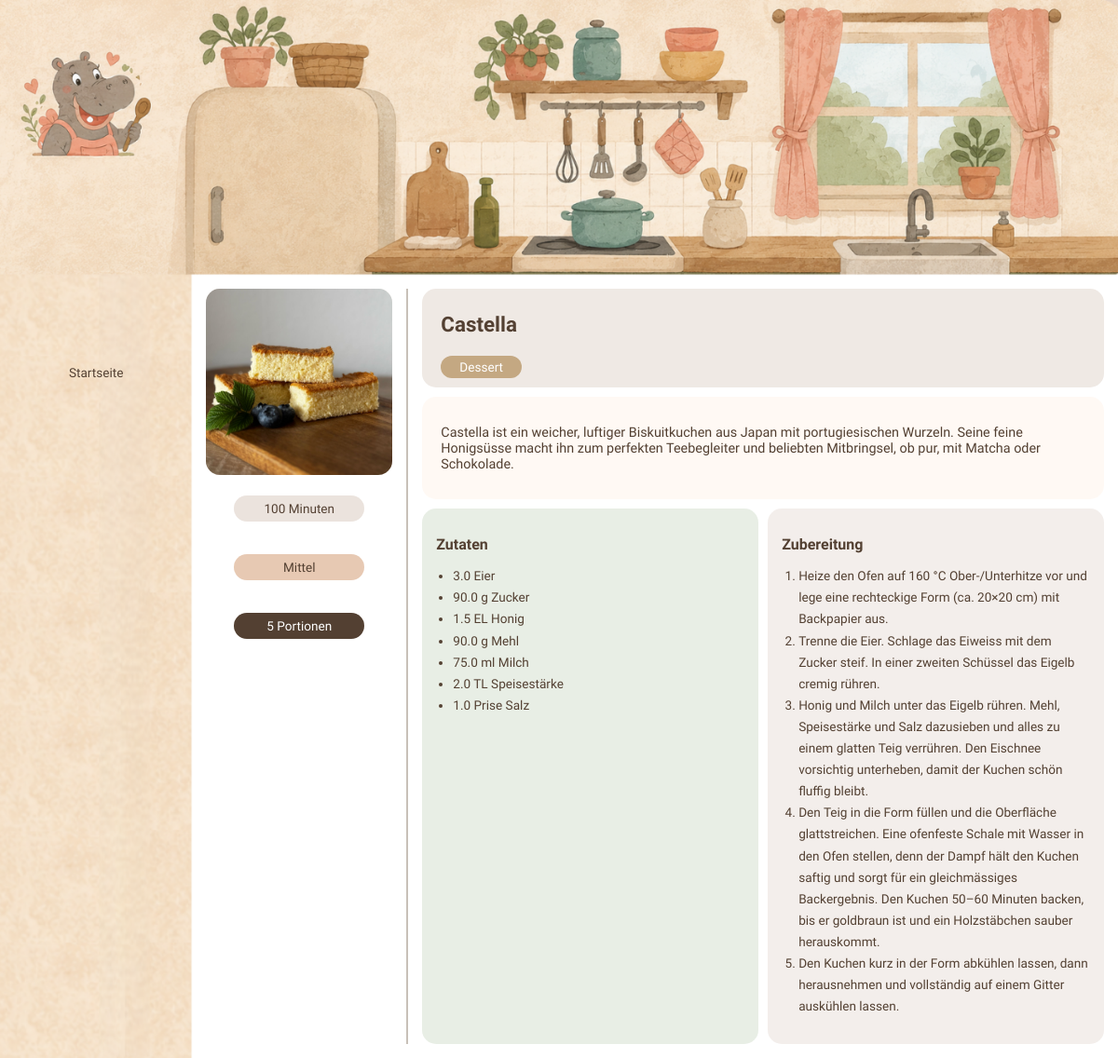
Screenshot of /recipe/2 with the database file from the repository.
### app.py (models this page shows)
class Recipe(db.Model):
    id = db.Column(db.Integer, primary_key=True)
    name = db.Column(db.String(100), nullable=False)
    description = db.Column(db.String(500), nullable=False)
    image = db.Column(db.String(200))
    preparation_time = db.Column(db.Integer, nullable=False)
    portions = db.Column(db.Integer, nullable=False)
    difficulty = db.Column(db.String(50), nullable=False)
    category_id = db.Column(db.Integer, db.ForeignKey('category.id'))
    category = db.relationship('Category', backref='recipes')
    is_default = db.Column(db.Boolean, default=False, nullable=False)

class Category(db.Model):
    id = db.Column(db.Integer, primary_key=True)
    name = db.Column(db.String(50), nullable=False)

class Ingredient(db.Model):
    id = db.Column(db.Integer, primary_key=True)
    name = db.Column(db.String(100), nullable=False)
    quantity = db.Column(db.Float)
    measurement_unit = db.Column(db.String(50))
    recipe_id = db.Column(db.Integer, db.ForeignKey('recipe.id'))

class Preparation(db.Model):
    id = db.Column(db.Integer, primary_key=True)
    step_number = db.Column(db.Integer, nullable=False)
    description = db.Column(db.String(500), nullable=False)
    recipe_id = db.Column(db.Integer, db.ForeignKey('recipe.id'))

### app.py (the view)
@recipe_app.route('/recipe/<int:id>')
def recipe_detail(id):
    recipe = Recipe.query.get(id)
    ingredients = Ingredient.query.filter_by(recipe_id=id).all()
    steps = Preparation.query.filter_by(recipe_id=id).all()
    return render_template('detail.html', recipe=recipe, ingredients=ingredients, steps=steps)

### templates/detail.html (shortened to what this page needs)
<!DOCTYPE html>
<html lang="de">
<head>
  <link rel="stylesheet" href="{{ url_for('static', filename='css/style.css') }}">
</head>
<body class="detail-body">
  <div class="detail-sidebar">
    <a href="{{ url_for('home') }}">Startseite</a>
  </div>
  <div class="detail-page">
    <div class="detail-right">
      <div class="detail-content">
        <div class="detail-left">
          <div class="detail-image-box">
            <img src="{{ url_for('static', filename='images/recipes/' + recipe.image) }}"
                 alt="{{ recipe.name }}"
                 class="detail-image">
          </div>
          <p class="detail-time">{{ recipe.preparation_time }} Minuten</p>
          <p class="detail-difficulty-badge">{{ recipe.difficulty }}</p>
          <p class="detail-portions-badge">{{ recipe.portions }} Portionen</p>
        </div>
        <div class="detail-main">
          <div class="detail-title-box">
            <h1>{{ recipe.name }}</h1>
            <span class="detail-category-badge">{{ recipe.category.name }}</span>
          </div>
          <div class="detail-description-box">
            <p>{{ recipe.description }}</p>
          </div>
          <div class="detail-bottom">
            <div class="detail-ingredients">
              <h2>Zutaten</h2>
              <ul>
                {% for ingredient in ingredients %}
                  <li>
                    {% if ingredient.quantity %}{{ ingredient.quantity }}{% endif %}
                    {% if ingredient.measurement_unit %}{{ ingredient.measurement_unit }}{% endif %}
                    {{ ingredient.name }}
                  </li>
                {% endfor %}
              </ul>
            </div>
            <div class="detail-steps">
              <h2>Zubereitung</h2>
              <ol>
                {% for step in steps %}
                  <li>{{ step.description }}</li>
                {% endfor %}
              </ol>
            </div>
          </div>
        </div>
      </div>
    </div>
  </div>
</body>
</html>

### static/css/style.css (style rules this page uses)
html, body { margin: 0; padding: 0; overflow-x: hidden; }
.detail-body { min-height: 100vh; background-image: url("/static/images/detail.png"), url("/static/images/detail-extension.png"); background-size: 100% auto, 100% auto; background-position: top left, bottom left; background-repeat: no-repeat, repeat-y; margin: 0; padding: 0; }
.detail-sidebar { position: absolute; left: 0; top: 0; width: 17.19vw; height: 100vh; display: flex; flex-direction: column; align-items: center; justify-content: center; gap: 15px; z-index: 100; background: transparent; }
.detail-sidebar a, .detail-sidebar button { text-decoration: none; color: #534032; font-family: 'Cause', sans-serif; font-size: 0.85rem; background: none; border: none; cursor: pointer; padding: 0; }
.detail-page { padding-top: 24.61vw; padding-left: 17.19vw; box-sizing: border-box; }
.detail-right { padding: 15px; }
.detail-content { display: flex; gap: 15px; align-items: flex-start; }
.detail-left { display: flex; flex-direction: column; gap: 8px; align-items: center; flex-shrink: 0; border-right: 2px solid #c8c0b8; padding-right: 15px; align-self: stretch; }
.detail-image-box { width: 200px; height: 200px; background-color: rgba(216, 200, 188, 0.5); border-radius: 15px; overflow: hidden; }
.detail-image { width: 100%; height: 100%; object-fit: cover; }
.detail-time, .detail-difficulty-badge, .detail-portions-badge { width: 140px; text-align: center; border-radius: 20px; font-size: 0.85rem; font-family: 'Cause', sans-serif; padding: 6px 0; box-sizing: border-box; }
.detail-time { background-color: rgba(216, 200, 188, 0.5); color: #534032; }
.detail-difficulty-badge { background-color: rgba(216, 166, 128, 0.6); color: #534032; }
.detail-portions-badge { background-color: #534032; color: white; }
.detail-main { flex: 1; display: flex; flex-direction: column; gap: 10px; }
.detail-title-box { font-family: 'Cause', sans-serif; background-color: rgba(216, 200, 188, 0.4); border-radius: 15px; padding: 10px 20px; color: #534032; }
.detail-title-box h1 { font-size: 1.4rem; color: #534032; }
.detail-category-badge { background-color: #c4a882; padding: 4px 20px; border-radius: 20px; font-size: 0.85rem; color: white; display: inline-block; margin-top: 6px; }
.detail-description-box { font-family: 'Cause', sans-serif; background-color: rgba(255, 248, 242, 0.8); border-radius: 15px; padding: 15px 20px; color: #534032; font-size: 0.9rem; min-height: 80px; }
.detail-bottom { display: flex; gap: 10px; align-items: stretch; }
.detail-ingredients, .detail-steps { font-family: 'Cause', sans-serif; flex: 1; border-radius: 15px; padding: 15px; color: #534032; font-size: 0.85rem; min-height: 200px; }
.detail-ingredients { background-color: rgba(180, 200, 170, 0.3); }
.detail-steps { background-color: rgba(216, 200, 188, 0.3); }
.detail-ingredients h2, .detail-steps h2 { font-size: 1rem; margin-bottom: 8px; color: #534032; }
.detail-ingredients ul, .detail-steps ol { padding-left: 18px; line-height: 1.7; }

### rows the page displays
Recipe: image (picture), preparation_time "100", difficulty "Mittel", portions "5", name "Castella", description "Castella ist ein weicher, luftiger Biskuitkuchen aus Japan mit portugiesischen Wurzeln. Seine feine Honigsüsse macht ihn zum perfekten Teebegleiter und beliebten Mitbringsel, ob pur, mit Matcha oder Schokolade."
Category: category.name "Dessert"
Ingredient: quantity "3.0", name "Eier"
Ingredient: quantity "90.0", measurement_unit "g", name "Zucker"
Ingredient: quantity "1.5", measurement_unit "EL", name "Honig"
Ingredient: quantity "90.0", measurement_unit "g", name "Mehl"
Ingredient: quantity "75.0", measurement_unit "ml", name "Milch"
Ingredient: quantity "2.0", measurement_unit "TL", name "Speisestärke"
Ingredient: quantity "1.0", measurement_unit "Prise", name "Salz"
Preparation: description "Heize den Ofen auf 160 °C Ober-/Unterhitze vor und lege eine rechteckige Form (ca. 20×20 cm) mit Backpapier aus."
Preparation: description "Trenne die Eier. Schlage das Eiweiss mit dem Zucker steif. In einer zweiten Schüssel das Eigelb cremig rühren."
Preparation: description "Honig und Milch unter das Eigelb rühren. Mehl, Speisestärke und Salz dazusieben und alles zu einem glatten Teig verrühren. Den Eischnee vorsichtig unterheben, damit der Kuchen schön fluffig bleibt."
Preparation: description "Den Teig in die Form füllen und die Oberfläche glattstreichen. Eine ofenfeste Schale mit Wasser in den Ofen stellen, denn der Dampf hält den Kuchen saftig und sorgt für ein gleichmässiges Backergebnis. Den Kuchen 50–60 Minuten backen, bis er goldbraun ist und ein Holzstäbchen sauber herauskommt."
Preparation: description "Den Kuchen kurz in der Form abkühlen lassen, dann herausnehmen und vollständig auf einem Gitter auskühlen lassen."
